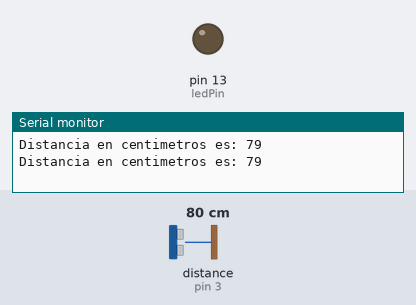
Bench run of a sketch on a simulated Arduino Uno, built with avr-gcc and run on an emulated ATmega328P. Parts: output pins drawn as LEDs (lit = HIGH), the last lines printed to the serial monitor. Wiring (inferred from the names in the program): ultrasonic range finder: trigger pin 2; echo pin 3. The test bench sets the inputs (shaded band); at power-on: distance to the obstacle (sensor on pin 3) 80 cm. The echo pulse lasts 58.3 µs per cm; pins used as bus, display or sensor lines are not drawn.

Above: at 1.8 s.
1.9 s: distance to the obstacle (sensor on pin 3) set to 9 cm
4.2 s: distance to the obstacle (sensor on pin 3) set to 6 cm
At 7.2 s:
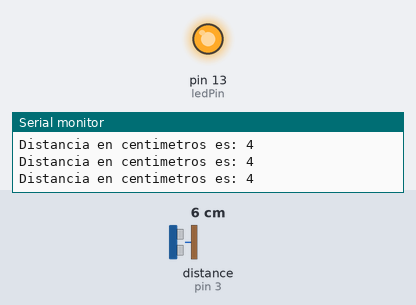
7.5 s: distance to the obstacle (sensor on pin 3) set to 18 cm
At 9.9 s:
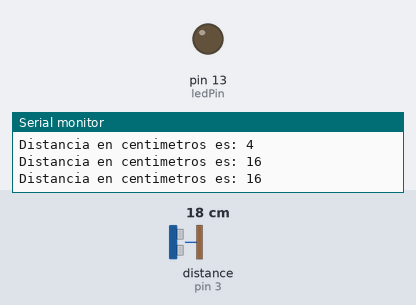
10.5 s: distance to the obstacle (sensor on pin 3) set to 4 cm
At 12.3 s:
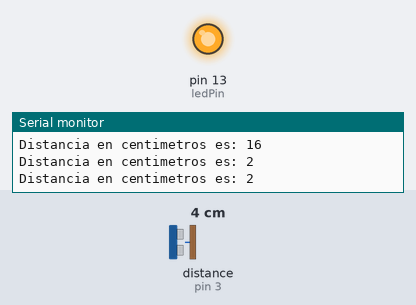
Timing chart, 0 to 13.8 s (numbered marks = the images above; inputs shaded):
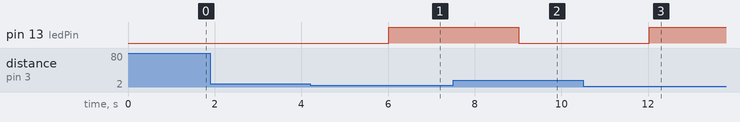

The sketch:

sensor_ultrasonico_HC-SR04.ino
```cpp
/*
 * Author: JHON EDINSON BLANDON
 * Anio: 2021
 * Descripción:
 * Programa para el manejo basico del sensor ultrasonico referencia HC-SR04 con Arduino en pantalla se muestra la distancia a la que esta un objeto
 */

#define echoPin 3
#define triggerPin 2
#define ledPin 13

int delaymili = 1000;
int maximumRangeCm = 200;
int minimumRangeCm = 0;


long duration, distanceCm; // variables globales para almacenar la duración del pulso que devuele el sensor al medir la distancia y la distancia en Centimetros

// Configuro los pines del arduino
void setup() {
	Serial.begin(9600);
	pinMode(triggerPin, OUTPUT);
	pinMode(echoPin, INPUT);
	pinMode(ledPin, OUTPUT);
}

void loop() {
	initTrigger();

	duration = pulseIn(echoPin, HIGH);
	distanceCm = microsecCm(duration)-1;

	if (distanceCm >= maximumRangeCm || distanceCm <= minimumRangeCm) {
		Serial.println("FUERA DE RANGO");
		//digitalWrite(ledPin, HIGH);
	}
	else {
		Serial.print("Distancia en centimetros es: ");
		Serial.println(distanceCm);
		delay(delaymili);
    if(distanceCm<=5){
      digitalWrite(ledPin, HIGH);
    }
    else{
      digitalWrite(ledPin, LOW);
    }
	}
}

// Funcion que retorna la distancia en centimetros apartir de convertir la duración del pulso en distancia
long microsecCm(long microsecond) {
	return microsecond / 58;
}

// Inicia el sensor para la medicion de distancia
void initTrigger() {
	digitalWrite(triggerPin, LOW);
	delayMicroseconds(2);
	digitalWrite(triggerPin, HIGH);
	delayMicroseconds(10);
	digitalWrite(triggerPin, LOW);
}
```

Measured:
- the behaviour switches between 8 and 7 cm on distance to the obstacle (sensor on pin 3) (found by bisection; images 0 and 1)
- after the input at 4.2 s, pin 13 (ledPin): LOW → HIGH after 1.8 s
- after the input at 7.5 s, pin 13 (ledPin): HIGH → LOW after 1.5 s
- after the input at 10.5 s, pin 13 (ledPin): LOW → HIGH after 1.5 s
